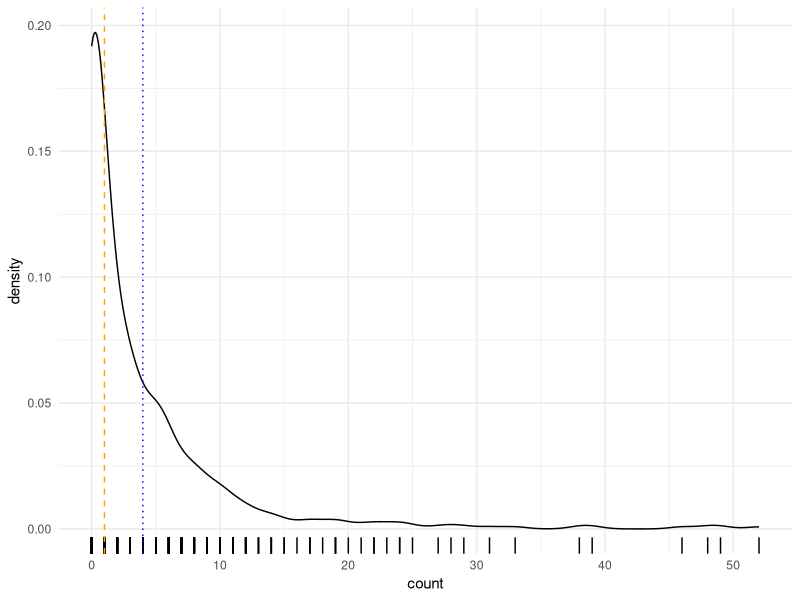
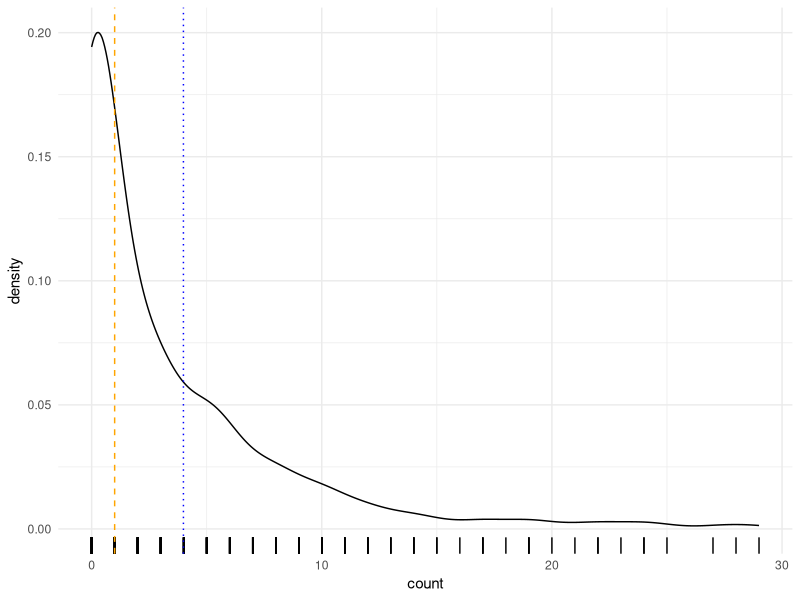
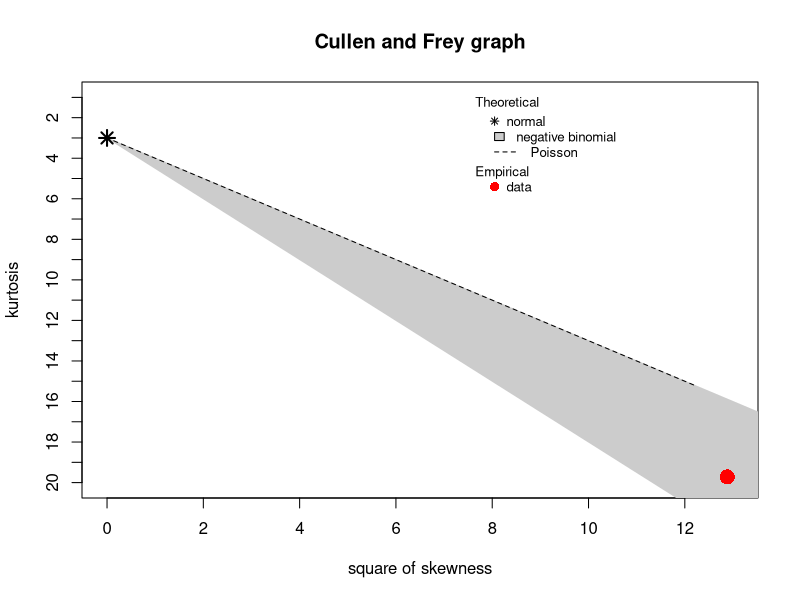
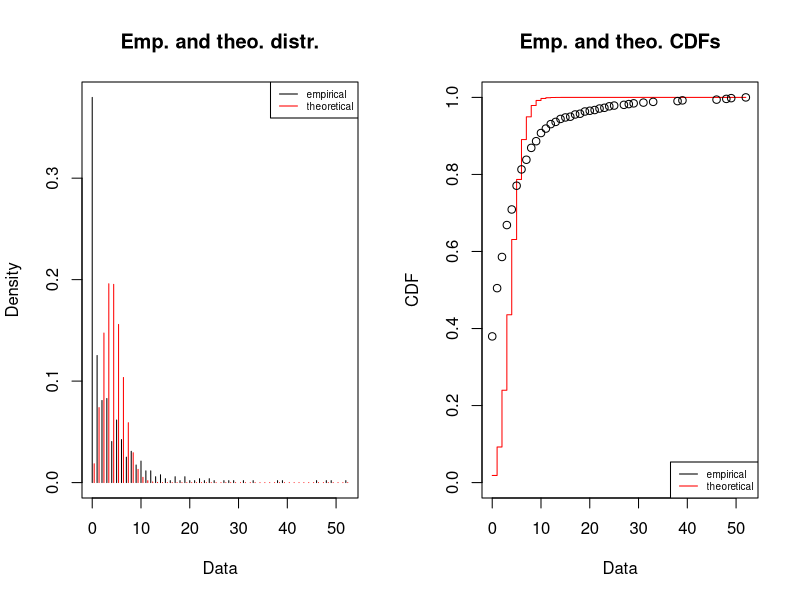
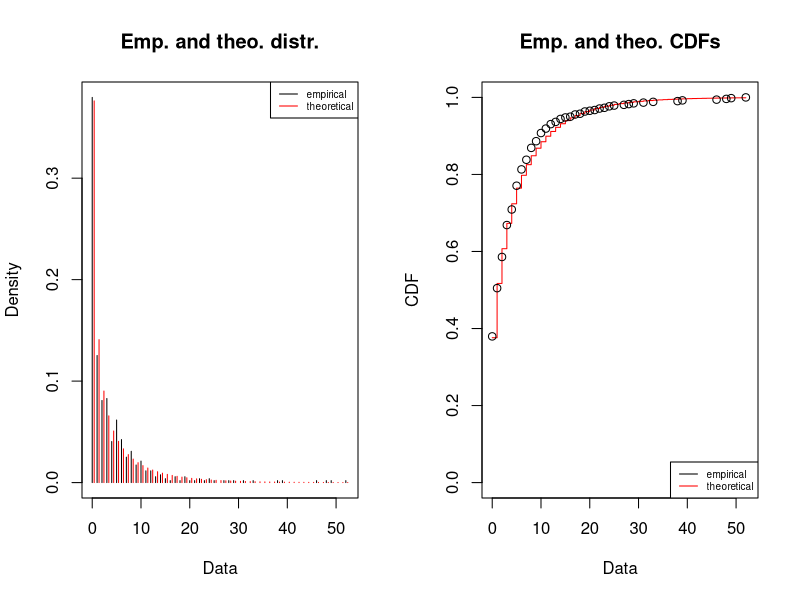
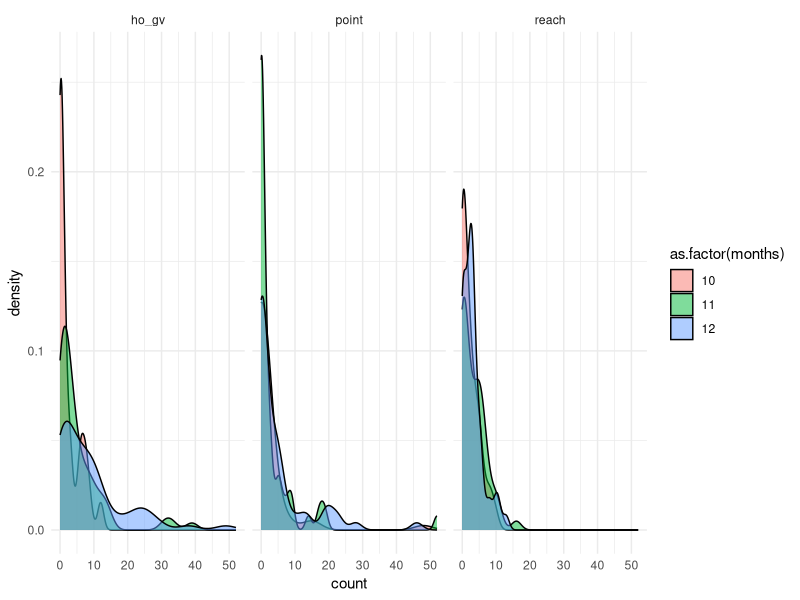

Recreate these plots in R, in order.
## ---- chunk 1
knitr::opts_chunk$set(echo = TRUE)
knitr::opts_knit$set(root.dir = normalizePath("../"))
library(tidyverse)
theme_set(theme_minimal())
library(fitdistrplus)
## ---- chunk 2
gestures <- read_csv("./data/gestures.csv")

gestures_tot <- gestures %>%
  group_by(dyad, background, months, gesture) %>%
  summarise(
    count = sum(count)
  ) %>%
  na.omit() %>%
  ungroup()
## ---- chunk 3
gestures_tot %>%
  ggplot(aes(count)) +
  geom_density() +
  geom_rug() +
  geom_vline(xintercept = median(gestures_tot$count), linetype = "dashed", colour = "orange") +
  geom_vline(xintercept = mean(gestures_tot$count), linetype = "dotted", colour = "blue")
## ---- chunk 4
gestures_tot %>%
  filter(count < 31) %>%
  ggplot(aes(count)) +
  geom_density() +
  geom_rug() +
  geom_vline(xintercept = median(gestures_tot$count), linetype = "dashed", colour = "orange") +
  geom_vline(xintercept = mean(gestures_tot$count), linetype = "dotted", colour = "blue")
## ---- chunk 5
descdist(gestures_tot$count, discrete = TRUE)
## ---- chunk 6
plot(fitdist(gestures_tot$count, "pois"))
## ---- chunk 7
plot(fitdist(gestures_tot$count, "nbinom"))
## ---- chunk 8
gestures_tot %>%
  ggplot(aes(count, fill = as.factor(months))) +
  geom_density(alpha = 0.5) +
  facet_grid(~ gesture)
